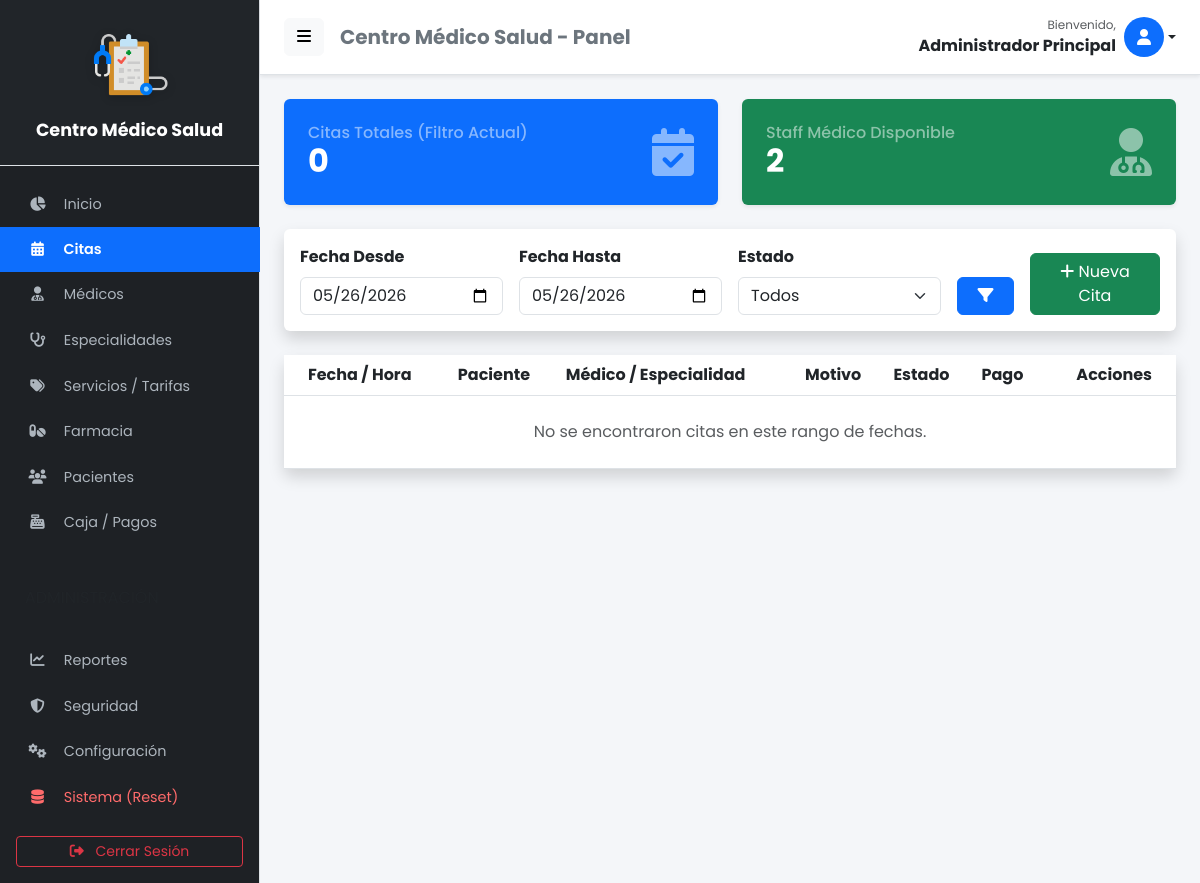
Screenshot of /citas (signed in) with the database file from the repository.
### tables this page shows
CREATE TABLE IF NOT EXISTS `configuracion` (
  `id` int NOT NULL,
  `nombre_clinica` varchar(100) DEFAULT NULL,
  `direccion` varchar(255) DEFAULT NULL,
  `telefono` varchar(50) DEFAULT NULL,
  `email` varchar(100) DEFAULT NULL,
  `moneda` varchar(5) DEFAULT 'S/.',
  `logo` varchar(255) DEFAULT NULL,
  PRIMARY KEY (`id`)
);

### app/views/admin/citas.php (the view, shortened to what the rows shown need)
<?php require_once APP_ROOT . '/views/layouts/header.php'; ?>
<div class="row mb-4">
    <div class="col-md-6">
        <div class="card border-0 shadow-sm text-white bg-primary h-100">
            <div class="card-body d-flex align-items-center justify-content-between p-4">
                <div>
                    <h6 class="mb-0 text-white-50">Citas Totales (Filtro Actual)</h6>
                    <h2 class="mb-0 fw-bold"><?php echo $resultado ? $resultado->rowCount() : 0; ?></h2>
                </div>
                <i class="fas fa-calendar-check fa-3x opacity-50"></i>
            </div>
        </div>
    </div>
    <div class="col-md-6">
        <div class="card border-0 shadow-sm text-white bg-success h-100">
            <div class="card-body d-flex align-items-center justify-content-between p-4">
                <div>
                    <h6 class="mb-0 text-white-50">Staff Médico Disponible</h6>
                    <h2 class="mb-0 fw-bold"><?php echo $medicos ? $medicos->rowCount() : 0; ?></h2>
                </div>
                <i class="fas fa-user-md fa-3x opacity-50"></i>
            </div>
        </div>
    </div>
</div>
<div class="card shadow border-0 mb-4">
    <div class="card-body">
        <form method="GET" action="<?php echo BASE_URL; ?>/citas" class="row g-3 align-items-end">
            <div class="col-md-3">
                <label class="form-label fw-bold">Fecha Desde</label>
                <input type="date" name="fecha_desde" class="form-control" value="<?php echo $fecha_desde; ?>">
            </div>
            <div class="col-md-3">
                <label class="form-label fw-bold">Fecha Hasta</label>
                <input type="date" name="fecha_hasta" class="form-control" value="<?php echo $fecha_hasta; ?>">
            </div>
            <div class="col-md-3">
                <label class="form-label fw-bold">Estado</label>
                <select name="estado" class="form-select">
                    <option value="">Todos</option>
                </select>
            </div>
            <div class="col-md-1">
                <button type="submit" class="btn btn-primary w-100" title="Filtrar"><i class="fas fa-filter"></i></button>
            </div>
            <div class="col-md-2">
                <button type="button" class="btn btn-success w-100" data-bs-toggle="modal" data-bs-target="#modalNuevaCita">
                    <i class="fas fa-plus"></i> Nueva Cita
                </button>
            </div>
        </form>
    </div>
</div>
<div class="card shadow border-0">
    <div class="card-body p-0">
        <div class="table-responsive">
            <table class="table table-hover align-middle mb-0">
                <thead class="bg-light">
                    <tr>
                        <th class="ps-4">Fecha / Hora</th>
                        <th>Paciente</th>
                        <th>Médico / Especialidad</th>
                        <th>Motivo</th>
                        <th>Estado</th>
                        <th>Pago</th> <th class="text-end pe-4">Acciones</th>
                    </tr>
                </thead>
                <tbody>
                    <?php if ($resultado && $resultado->rowCount() > 0): ?>
                        <?php while ($cita = $resultado->fetch(PDO::FETCH_ASSOC)): ?>
                            <?php
                                $badgeColor = match($cita['estado']) {
                                    'Pendiente' => 'bg-warning text-dark',
                                    'Finalizada' => 'bg-success',
                                    'Cancelada' => 'bg-danger',
                                    default => 'bg-secondary'
                                };
                                $estaPagado = !empty($cita['id_pago']);
                                $badgePago = $estaPagado
                                    ? '<span class="badge bg-success bg-opacity-75"><i class="fas fa-check me-1"></i>Pagado</span>'
                                    : '<span class="badge bg-danger bg-opacity-75"><i class="fas fa-times me-1"></i>Pendiente</span>';
                            ?>
                            <tr>
                                <td class="ps-4">
                                    <div class="fw-bold"><?php echo date('d/m/Y', strtotime($cita['fecha_cita'])); ?></div>
                                    <div class="small text-muted"><?php echo date('H:i A', strtotime($cita['fecha_cita'])); ?></div>
                                </td>
                                <td>
                                    <div class="d-flex flex-column">
                                        <span class="fw-bold"><?php echo $cita['paciente']; ?></span>
                                        <small class="text-muted"><?php echo $cita['paciente_telefono']; ?></small>
                                    </div>
                                </td>
                                <td>
                                    <div class="d-flex flex-column">
                                        <span class="text-primary"><?php echo $cita['medico']; ?></span>
                                        <small class="text-muted"><?php echo $cita['especialidad']; ?></small>
                                    </div>
                                </td>
                                <td><?php echo $cita['motivo']; ?></td>
                                <td><span class="badge <?php echo $badgeColor; ?>"><?php echo $cita['estado']; ?></span></td>
                                <td><?php echo $badgePago; ?></td>
                                <td class="text-end pe-4">
                                    <?php if($cita['estado'] == 'Pendiente' || $cita['estado'] == 'Finalizada'): ?>
                                        <?php if(!$estaPagado): ?>
                                            <a href="<?php echo BASE_URL; ?>/citas/cobrar?id=<?php echo $cita['id_cita']; ?>" class="btn btn-sm btn-outline-success" title="Cobrar">
                                                <i class="fas fa-cash-register"></i>
                                            </a>
                                        <?php else: ?>
                                            <button class="btn btn-sm btn-success disabled border-0" title="Cobro Realizado"><i class="fas fa-check-double"></i></button>
                                        <?php endif; ?>
                                        <button class="btn btn-sm btn-outline-primary" data-bs-toggle="modal" data-bs-target="#modalAtencion"
                                                onclick="cargarAtencion(<?php echo $cita['id_cita']; ?>)"><i class="fas fa-stethoscope"></i></button>
                                        <?php if($cita['estado'] == 'Pendiente'): ?>
                                            <a href="<?php echo BASE_URL; ?>/citas/eliminar?id=<?php echo $cita['id_cita']; ?>" class="btn btn-sm btn-outline-danger"
                                            onclick="return confirm('¿Cancelar cita?')"><i class="fas fa-times"></i></a>
                                        <?php endif; ?>
                                    <?php endif; ?>
                                </td>
                            </tr>
                        <?php endwhile; ?>
                    <?php else: ?>
                        <tr><td colspan="7" class="text-center py-4 text-muted">No se encontraron citas en este rango de fechas.</td></tr>
                    <?php endif; ?>
                </tbody>
            </table>
        </div>
    </div>
</div>
<?php require_once APP_ROOT . '/views/layouts/footer.php'; ?>

### app/views/layouts/header.php (shortened to what the rows shown need)
<?php
$rol = $_SESSION['user_role_id'] ?? 0;
$nombreUsuario = $_SESSION['user_name'] ?? 'Usuario';
$db_header = new Database();
$conn_header = $db_header->connect();
$configModel_header = new Configuracion($conn_header);
$empresa_header = $configModel_header->obtener();
$nombre_app = !empty($empresa_header['nombre_clinica']) ? $empresa_header['nombre_clinica'] : 'Centro Médico Salud';
$logo_app = !empty($empresa_header['logo']) ? $empresa_header['logo'] : null;
?>
<!DOCTYPE html>
<html lang="es">
<head>
    <link href="https://cdn.jsdelivr.net/npm/bootstrap@5.3.0/dist/css/bootstrap.min.css" rel="stylesheet">
    <link rel="stylesheet" href="https://cdnjs.cloudflare.com/ajax/libs/font-awesome/6.4.0/css/all.min.css">
    <link rel="stylesheet" href="https://cdn.datatables.net/1.13.4/css/dataTables.bootstrap5.min.css">
    <link rel="stylesheet" href="https://cdn.datatables.net/buttons/2.3.6/css/buttons.bootstrap5.min.css">
    <link href="https://cdn.jsdelivr.net/npm/select2@4.1.0-rc.0/dist/css/select2.min.css" rel="stylesheet" />
    <link rel="stylesheet" href="https://cdn.jsdelivr.net/npm/sweetalert2@11/dist/sweetalert2.min.css">
</head>
<body>
    <div class="d-flex" id="wrapper">
        <div class="border-end" id="sidebar-wrapper">
            <div class="sidebar-heading border-bottom bg-dark sidebar-logo-container">
                <?php if ($logo_app && file_exists(APP_ROOT . '/../public/uploads/' . $logo_app)): ?>
                    <img src="<?php echo BASE_URL; ?>/uploads/<?php echo htmlspecialchars($logo_app); ?>" alt="Logo"
                        class="sidebar-logo-img">
                <?php else: ?>
                    <div class="mb-2"><i class="fas fa-hospital-user fa-2x text-light"></i></div>
                <?php endif; ?>
                <div class="sidebar-title mt-2"><?php echo htmlspecialchars($nombre_app); ?></div>
            </div>
            <div class="list-group list-group-flush pt-3">
                <a href="<?php echo BASE_URL; ?>/home"
                    class="list-group-item list-group-item-action <?php echo strpos($_SERVER['REQUEST_URI'], '/home') !== false ? 'active' : ''; ?>">
                    <i class="fas fa-chart-pie"></i> Inicio
                </a>
                <a href="<?php echo BASE_URL; ?>/citas"
                    class="list-group-item list-group-item-action <?php echo strpos($_SERVER['REQUEST_URI'], '/citas') !== false ? 'active' : ''; ?>">
                    <i class="fas fa-calendar-alt"></i> Citas
                </a>
                <?php if ($rol == 1 || $rol == 4): ?>
                    <a href="<?php echo BASE_URL; ?>/medicos"
                        class="list-group-item list-group-item-action <?php echo strpos($_SERVER['REQUEST_URI'], '/medicos') !== false ? 'active' : ''; ?>">
                        <i class="fas fa-user-md"></i> Médicos
                    </a>
                    <a href="<?php echo BASE_URL; ?>/especialidades"
                        class="list-group-item list-group-item-action <?php echo strpos($_SERVER['REQUEST_URI'], '/especialidades') !== false ? 'active' : ''; ?>">
                        <i class="fas fa-stethoscope"></i> Especialidades
                    </a>
                    <a href="<?php echo BASE_URL; ?>/servicios"
                        class="list-group-item list-group-item-action <?php echo strpos($_SERVER['REQUEST_URI'], '/servicios') !== false ? 'active' : ''; ?>">
                        <i class="fas fa-tags"></i> Servicios / Tarifas
                    </a>
                    <a href="<?php echo BASE_URL; ?>/medicamentos"
                        class="list-group-item list-group-item-action <?php echo strpos($_SERVER['REQUEST_URI'], '/medicamentos') !== false ? 'active' : ''; ?>">
                        <i class="fas fa-pills"></i> Farmacia
                    </a>
                <?php endif; ?>
                <a href="<?php echo BASE_URL; ?>/pacientes"
                    class="list-group-item list-group-item-action <?php echo strpos($_SERVER['REQUEST_URI'], '/pacientes') !== false ? 'active' : ''; ?>">
                    <i class="fas fa-users"></i> Pacientes
                </a>
                <?php if ($rol == 1 || $rol == 4): ?>
                    <a href="<?php echo BASE_URL; ?>/caja"
                        class="list-group-item list-group-item-action <?php echo strpos($_SERVER['REQUEST_URI'], '/caja') !== false ? 'active' : ''; ?>">
                        <i class="fas fa-cash-register"></i> Caja / Pagos
                    </a>
                <?php endif; ?>
                <?php if ($rol == 1): ?>
                    <div class="sidebar-heading text-uppercase fs-6 text-muted mt-3 mb-1"
                        style="font-size: 0.75rem; padding-left: 25px; text-align: left;">Administración</div>
                    <a href="<?php echo BASE_URL; ?>/reportes"
                        class="list-group-item list-group-item-action <?php echo strpos($_SERVER['REQUEST_URI'], '/reportes') !== false ? 'active' : ''; ?>">
                        <i class="fas fa-chart-line"></i> Reportes
                    </a>
                    <a href="<?php echo BASE_URL; ?>/auditoria"
                        class="list-group-item list-group-item-action <?php echo strpos($_SERVER['REQUEST_URI'], '/auditoria') !== false ? 'active' : ''; ?>">
                        <i class="fas fa-shield-alt"></i> Seguridad
                    </a>
                    <a href="<?php echo BASE_URL; ?>/configuracion"
                        class="list-group-item list-group-item-action <?php echo strpos($_SERVER['REQUEST_URI'], '/configuracion') !== false ? 'active' : ''; ?>">
                        <i class="fas fa-cogs"></i> Configuración
                    </a>
                    <a href="<?php echo BASE_URL; ?>/sistema"
                        class="list-group-item list-group-item-action item-danger <?php echo strpos($_SERVER['REQUEST_URI'], '/sistema') !== false ? 'active' : ''; ?>">
                        <i class="fas fa-database"></i> Sistema (Reset)
                    </a>
                <?php endif; ?>
            </div>
            <div class="mt-auto p-3">
                <a href="<?php echo BASE_URL; ?>/auth/logout" class="btn btn-outline-danger w-100 btn-sm">
                    <i class="fas fa-sign-out-alt me-2"></i> Cerrar Sesión
                </a>
            </div>
        </div>
        <div id="page-content-wrapper">
            <nav class="navbar navbar-expand-lg navbar-light bg-white border-bottom py-3 px-4">
                <div class="d-flex align-items-center w-100">
                    <button class="btn btn-light" id="menu-toggle"><i class="fas fa-bars"></i></button>
                    <h5 class="ms-3 mb-0 text-secondary fw-bold d-none d-sm-block">
                        <?php echo htmlspecialchars($nombre_app); ?> - Panel</h5>
                    <div class="ms-auto dropdown">
                        <a href="#" class="d-flex align-items-center text-decoration-none dropdown-toggle text-dark"
                            id="dropdownUser1" data-bs-toggle="dropdown" aria-expanded="false">
                            <div class="text-end me-2 d-none d-lg-block">
                                <small class="text-muted d-block" style="font-size: 0.75rem;">Bienvenido,</small>
                                <span class="fw-bold"><?php echo $nombreUsuario; ?></span>
                            </div>
                            <div class="bg-primary text-white rounded-circle d-flex align-items-center justify-content-center"
                                style="width: 40px; height: 40px;">
                                <i class="fas fa-user"></i>
                            </div>
                        </a>
                    </div>
                </div>
            </nav>
            <div class="container-fluid px-4 py-4">

### rows the page displays
configuracion: logo (picture), nombre_clinica "Centro Médico Salud"

### other values shown
$nombreUsuario "Administrador Principal"
$resultado->rowCount() "0"
$medicos->rowCount() "2"
